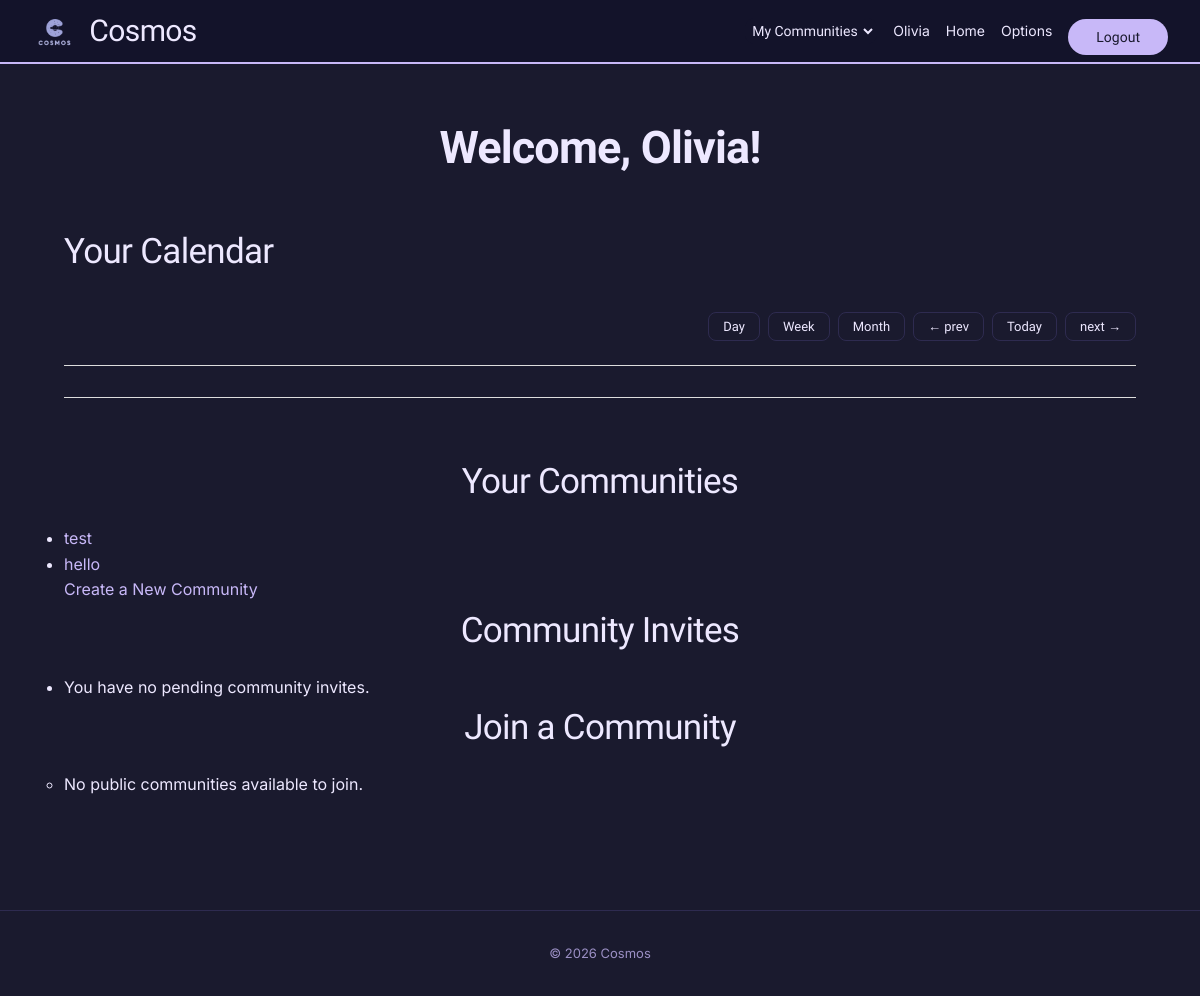
The app's page / (signed in), older data.
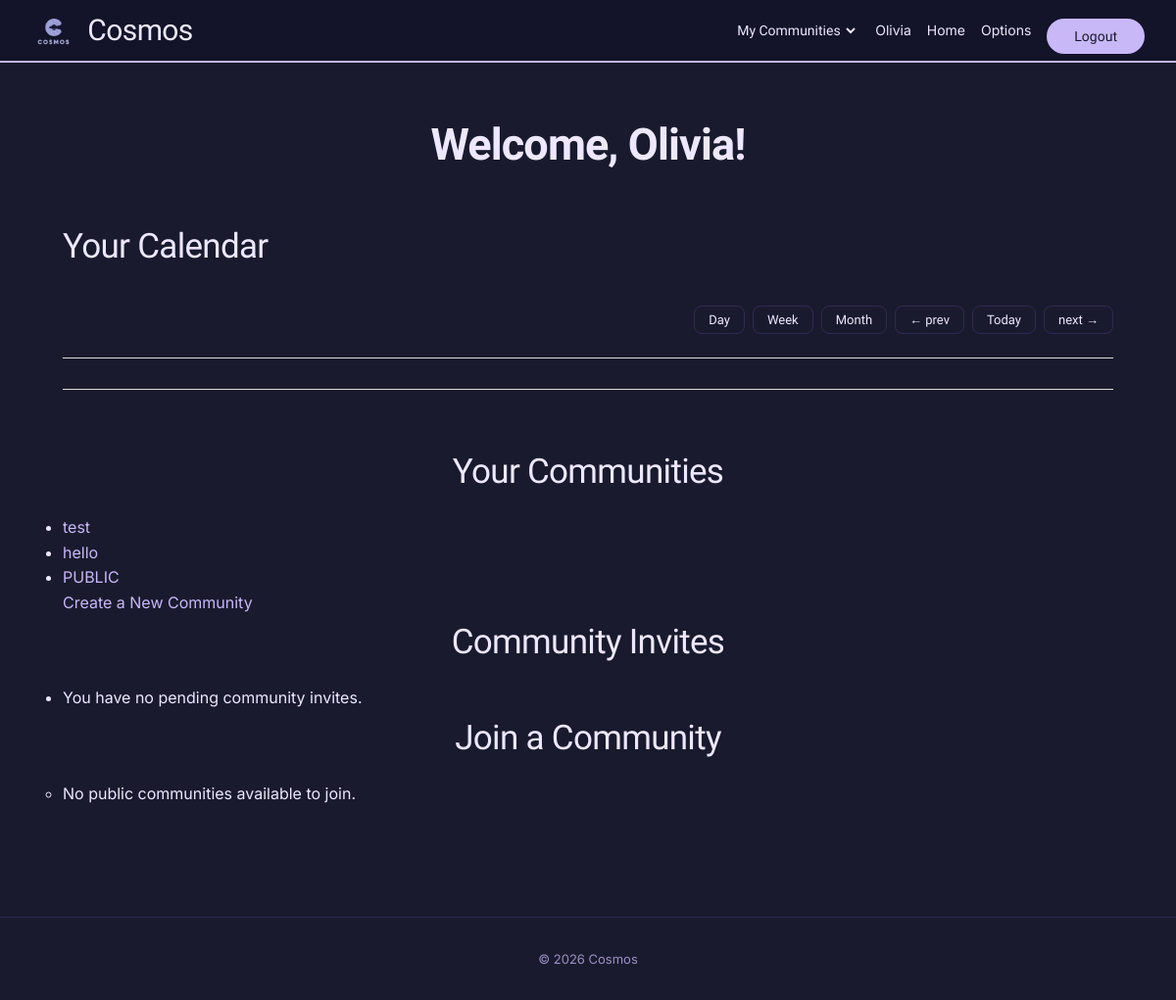
The same page, newer data.
### users/models.py (models this page shows, shortened)
class Profile(models.Model):
    user = models.OneToOneField(User, on_delete=models.CASCADE, related_name="profile")
    nickname = models.CharField(max_length=30, unique=True)
    dob = models.DateField(null=True, blank=True)

### main/models.py (models this page shows, shortened)
class Community(models.Model):
    name = models.CharField(max_length=100)
    description = models.TextField(blank=True)
    color = models.CharField(max_length=7, default="#7ebbf8")
    admin = models.ForeignKey(User, related_name='community_admin', on_delete=models.CASCADE)
    members = models.ManyToManyField(User, related_name='community_members', blank=True)
    invited_users = models.ManyToManyField(User, related_name='pending_invitations', blank=True)
    public = models.BooleanField(default=False)

### main/views.py (the view)
# urls.py: 2. Add a URL to urlpatterns:  path('', views.home, name='home')
@login_required(login_url='users:login')
def home(request):
    user_communities = Community.objects.filter(members=request.user)
    invited_communities = Community.objects.filter(invited_users=request.user)
    public_communities = Community.objects.filter(public=True).exclude(members=request.user).exclude(invited_users=request.user)
    return render(request, "main/home.html", {
        'communities': user_communities,
        'invited_communities': invited_communities,
        'public_communities': public_communities
    })

### main/templates/main/home.html (shortened to what this page needs)
{% extends 'main/base.html' %}
{% load static %}
{% block content %}
<h4 align="center">Welcome, {% if request.user.profile.nickname %}{{ request.user.profile.nickname }}{% else %}{{ request.user.username }}{% endif %}!</h4>
<div class="spacer"></div>
<h2> Your Calendar </h2>
<div class="cal-wrap">
  <div class="cal-header">
    <div class="cal-nav">
      <button class="view-btn" data-view="day" onclick="setView('day')">Day</button>
      <button class="view-btn" data-view="week" onclick="setView('week')">Week</button>
      <button class="view-btn" data-view="month" onclick="setView('month')">Month</button>
      <button onclick="changeWeek(-1)">← prev</button>
      <button onclick="changeWeek(0)">Today</button>
      <button onclick="changeWeek(1)">next →</button>
    </div>
  </div>
  <div class="calendar">
    <div id="calendarHeader" class="calendar-header"></div>
    <div id="allDayGrid" class="all-day-grid"></div>
  </div>
</div>
<div class="spacer"></div>
<h2 align="center">Your Communities</h2>
    <ul>
        {% for community in communities %}
        <li>
            <a href="{% url 'main:community_detail' community.id %}">{{ community.name }}</a>
        </li>
        {% empty %}
        <li>You are not a member of any community yet.</li>
        {% endfor %}
    </ul>
    <a href="{% url 'main:create_community' %}">Create a New Community</a>
<h2 align="center">Community Invites</h2>
<ul>
    {% for community in invited_communities %}
    <li>
        {{ community.name }} -
        <a href="{% url 'main:join_community' community.id %}">Accept</a> |
        <a href="{% url 'main:decline_invite' community.id %}">Decline</a>
    </li>
    {% empty %}
    <li>You have no pending community invites.</li>
    {% endfor %}
    <h2 align="center">Join a Community</h2>
<ul>
    {% for community in public_communities %}
        {% if community.public %}
        <li>
            {{ community.name }} -
            <a href="{% url 'main:join_community' community.id %}">Join</a> |
        </li>
        {% endif %}
    {% empty %}
    <li>No public communities available to join.</li>
    {% endfor %}
{% endblock %}

### main/templates/main/base.html (shortened to what this page needs)
{% load static %}
<!DOCTYPE html>
<html lang="en">
<head>
    <link rel="stylesheet" href="{% static 'main/styles.css' %}">
</head>
<header class="sticky-header">
  <div class="header-left">
    <div class="logo">
      <img src="{% static 'main/cosmoslogo.png' %}" alt="Cosmos Logo">
    </div>
    <h1>Cosmos</h1>
  </div>
  <div class="user-info">
    {% if request.user.is_authenticated %}
      <select name="My Communities" onchange="if (this.value) window.location.href=this.value">
        <option value="">My Communities</option>
      </select>
        <span><a href="{% url 'users:profile' %}">{% if request.user.profile.nickname %}{{ request.user.profile.nickname }}{% else %}{{ request.user.username }}{% endif %}</a></span>
        <span><a href="{% url 'main:home' %}">Home</a></span>
        <span><a href="{% url 'main:options' %}">Options</a></span>
        <form action="{% url 'users:logout' %}" method="post">
        <button type="submit">Logout</button>
      </form>
    {% else %}
      <a href="{% url 'users:login' %}">Login</a>
      <a href="{% url 'users:register' %}">Register</a>
    {% endif %}
  </div>
</header>
    <main>
        {% block content %}
        {% endblock %}
    </main>
    <footer>
        <p>&copy; 2026 Cosmos</p>
    </footer>
</body>
</html>

### main/static/main/styles.css (style rules this page uses)
* { box-sizing: border-box; margin: 0; padding: 0; }
.sticky-header { position: sticky; top: 0; z-index: 100; background: #13132A; border-bottom: 2px solid #C8B8F8; display: flex; align-items: center; justify-content: space-between; padding: 0 2rem; height: 64px; }
.header-left { display: flex; align-items: center; gap: 12px; }
.header-left h1 { margin: 0; font-size: 30px; font-weight: 500; color: #EDE8FF; letter-spacing: -0.02em; }
.logo img { display: block; height: 40px; width: auto; }
.user-info { display: flex; align-items: center; gap: 16px; }
.user-info span, .user-info a { color: #EDE8FF; text-decoration: none; font-size: 14px; }
.user-info form { margin: 0; }
.user-info button { background: none; border: none; cursor: pointer; color: #EDE8FF; font-size: 14px; font-family: 'M PLUS Rounded 1c', sans-serif; padding: 0; }
main { max-width: 1200px; margin: 0 auto; padding: 3rem 4rem; }
h1 { font-family: 'M PLUS Rounded 1c', sans-serif; font-size: 30px; font-weight: 500; color: #EDE8FF; margin-bottom: 1.5rem; letter-spacing: -0.02em; }
h2 { font-family: 'M PLUS Rounded 1c', sans-serif; font-size: 35px; font-weight: 500; color: #EDE8FF; margin-bottom: 1rem; letter-spacing: -0.02em; }
h4 { font-size: 45px; font-family: 'M PLUS Rounded 1c', sans-serif; letter-spacing: -0.02em; font-weight: 550; }
a { color: #C8B8F8; text-decoration: none; }
button { font-family: 'M PLUS Rounded 1c', sans-serif; cursor: pointer; }
.cal-wrap { padding: 1rem 0; }
.cal-header { display: flex; align-items: center; justify-content: space-between; margin-bottom: 1.5rem; border-radius: 12px; }
.cal-nav { border-radius: 12px; display: flex; gap: 8px; }
.cal-nav button { background: none; border: 1px solid #2E2B50; border-radius: 8px; padding: 6px 14px; font-size: 13px; color: #EDE8FF; }
footer { text-align: center; padding: 2rem; font-size: 13px; color: #9B8FC4; border-top: 1px solid #2E2B50; margin-top: 4rem; }
form button[type="submit"] { background: #C8B8F8; color: #1A1A2E; border: none; border-radius: 999px; padding: 10px 28px; font-size: 14px; font-family: 'M PLUS Rounded 1c', sans-serif; cursor: pointer; margin-top: 12px; }
::placeholder { color: #B8A0F0; opacity: 0.65; }
select { width: 100%; padding: 3px 2px; border: 1px solid #13132A; border-radius: 8px; font-size: 14px; font-family: 'M PLUS Rounded 1c', sans-serif; background: #13132A; color: #EDE8FF; }
.calendar { display:flex; flex-direction:column; height:100%; width:100%; }
.calendar-header, .all-day-grid, .calendar-body { display:grid; grid-template-columns:60px repeat(7,1fr); }
.calendar-header { border-bottom:1px solid #ddd; }
.all-day-grid { min-height:32px; border-bottom:1px solid #ddd; }
.spacer { height: 40px; }

Row changes from the older to the newer data that the page shows:
added Community: name "PUBLIC"
